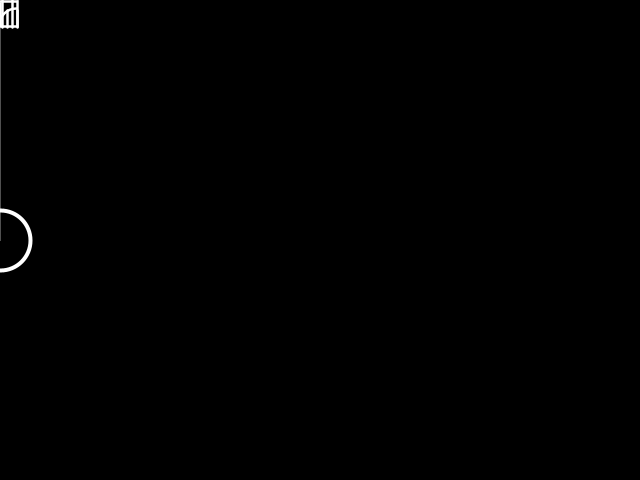
Frame 1 (no input)
Frame 60 (the mouse pressed at the canvas centre just before this capture): identical to frame 1, image omitted
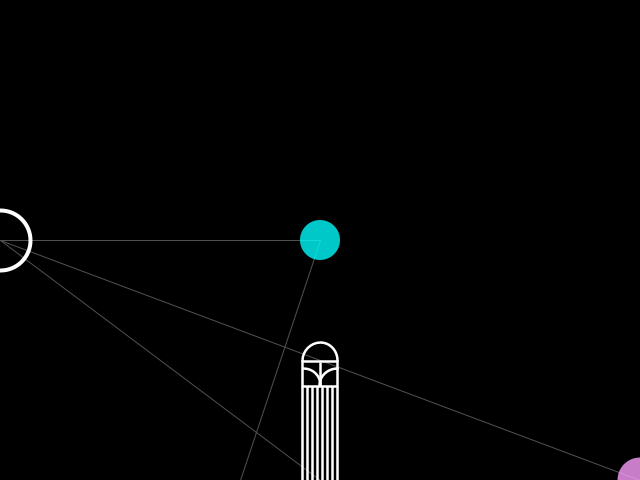
Frame 120 (the mouse held since frame 60 and released just before this capture)

The Processing sketch that drew these frames (run headless with seeded random() and noise(); from frame 60 on, the mouse is pressed at the canvas centre):

// Processing sketch: processing_49031
// ── processing_49031.pde

void setup () {
  size(640,480);
   frameRate(30);
}

void draw() {
  background(0);
  smooth();
  
  //stuck line(red)
  strokeWeight(1);
  stroke(80);
  line(0,240,mouseX*2,mouseY*2);
  
  //stuck line(aqua)
  strokeWeight(1);
  stroke(80);
  line(0,240,mouseX,mouseY);
  
  //stuck line(far circle)
  strokeWeight(1);
  stroke(80);
  line(0,240,mouseX*3,mouseY*4);
  
  //first line
  strokeWeight(1);
  stroke(80);
  line(mouseX*2,mouseY*2,mouseX/2,mouseY*3);
  
  //second line
  strokeWeight(1);
  stroke(80);
  line(mouseX,mouseY,mouseX/2,mouseY*3);
  
  
  //glowing guide (greyish top)
  noStroke();
  fill(mouseX,mouseX*2,mouseY*3,200);
  ellipse(mouseX/2,mouseY*3,mouseX/10,mouseX/10);
  
  //glowing guide (reddish right)
  noStroke();
  fill(mouseX*4,mouseX/2,mouseY*2,200);
  ellipse(mouseX*2,mouseY*2,mouseX/7,mouseX/7);
  
  // first glowing circle (aqua)
  noStroke();
  fill(0,255,255,200);
  ellipse(mouseX,mouseY,mouseX/8,mouseX/8);
  
  //baby far circle
  noStroke();
  fill(mouseX/2,0,mouseY/2,200);
  ellipse(mouseX*3,mouseY*4,mouseX/2,mouseX/2);
  
  //head
  noFill();
  strokeWeight(2.5);
  stroke(255);
  arc(mouseX,mouseY*1.5,35,35,radians(180),radians(360));
  
  //rect
  rectMode(CENTER);
  rect(mouseX,(mouseY+9)*1.5,35,25);
  
  //line
  line(mouseX,(mouseY+2)*1.5,mouseX,(mouseY+17)*1.5);
  
  //left semicircle
  arc(mouseX-17,(mouseY+17)*1.5,35,35,radians(270),radians(360));
  
  //right semicircle
  arc(mouseX+17,(mouseY+17)*1.5,35,35,radians(180),radians(270));
  
  //legs
  line(mouseX+17,(mouseY+18)*1.5,pmouseX+17,(mouseY+5)*2);
  line(mouseX+12,(mouseY+18)*1.5,pmouseX+12,(mouseY)*2);
  line(mouseX+7,(mouseY+18)*1.5,pmouseX+7,(mouseY+5)*2);
  line(mouseX+2,(mouseY+18)*1.5,pmouseX+2,(mouseY)*2);
  line(mouseX-3,(mouseY+18)*1.5,pmouseX-3,(mouseY+5)*2);
  line(mouseX-8,(mouseY+18)*1.5,pmouseX-8,(mouseY)*2);
  line(mouseX-13,(mouseY+18)*1.5,pmouseX-13,(mouseY+5)*2);
  line(mouseX-18,(mouseY+18)*1.5,pmouseX-18,(mouseY)*2);
  
  //home
  noFill();
  strokeWeight(4);
  stroke(255);
  ellipse(0,240,60,60);
  
}

void mousePressed() {
    background(0,0,0,0);
    fill(255);
    quad((mouseX-6)*3,(mouseY+10)*3,(mouseX+4)*3,(mouseY+20)*3,(mouseX+6)*3,(mouseY+18)*3,(mouseX-4)*3,(mouseY+8)*3);
    quad((mouseX+6)*3,(mouseY+10)*3,(mouseX-4)*3,(mouseY+20)*3,(mouseX-6)*3,(mouseY+18)*3,(mouseX+4)*3,(mouseY+8)*3);
}

void keyPressed() {
    background(0,0,0,0);
    fill(255);
    quad((mouseX-6)*3,(mouseY+10)*3,(mouseX+4)*3,(mouseY+20)*3,(mouseX+6)*3,(mouseY+18)*3,(mouseX-4)*3,(mouseY+8)*3);
    quad((mouseX+6)*3,(mouseY+10)*3,(mouseX-4)*3,(mouseY+20)*3,(mouseX-6)*3,(mouseY+18)*3,(mouseX+4)*3,(mouseY+8)*3);
}
